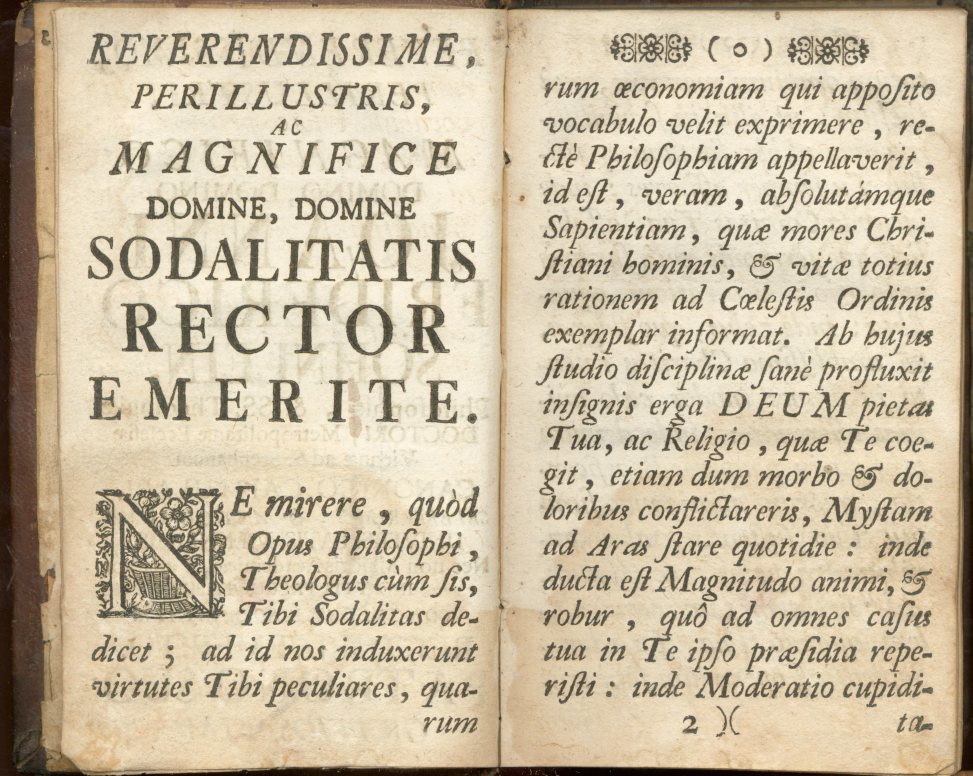
#> input picture pic2.jpg, 3889 x 3103 px (shown at 1/4 size)
$ python task-2-otsu.py
#> lines starting #> are read from the running program, lines starting #| are printed output that depends on the picture; after the words box and inside, x2 and y2 are one past the last pixel; in counts of white or black regions, pixels touching at a corner belong together
import cv2
img=cv2.imread('pic2.jpg')
#> img is the input picture: shape (3103, 3889, 3); mean B, G, R 161.6, 187.4, 201.1
# [5 lines of commented-out code are left out]
gray = cv2.cvtColor(img, cv2.COLOR_BGR2GRAY)
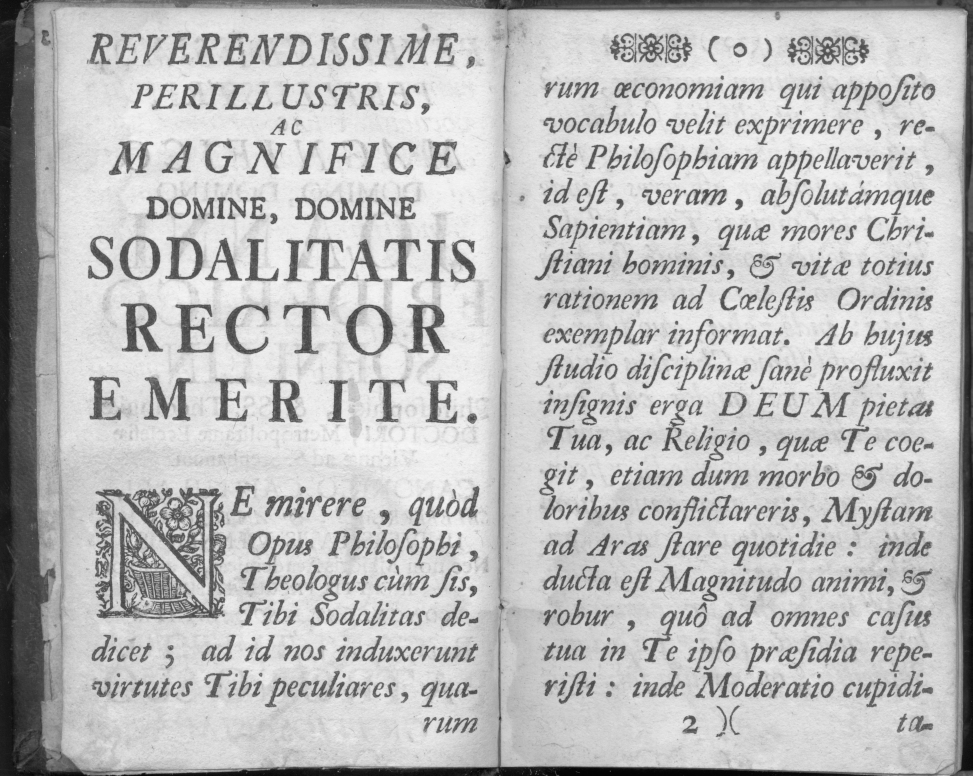
#> gray: shape (3103, 3889) (shown at 1/4 size); min 1, max 249, mean 188.6
grayshow=cv2.imshow("GrayImage", gray)
cv2.waitKey(0)
gaussian_blur=cv2.GaussianBlur(gray,(11,11),20)
cv2.imshow("GAUSSIAN BLUR",gaussian_blur)
cv2.waitKey(0)
T , otsu_thres = cv2.threshold (gaussian_blur, 45, 255, cv2.THRESH_BINARY + cv2.THRESH_OTSU)
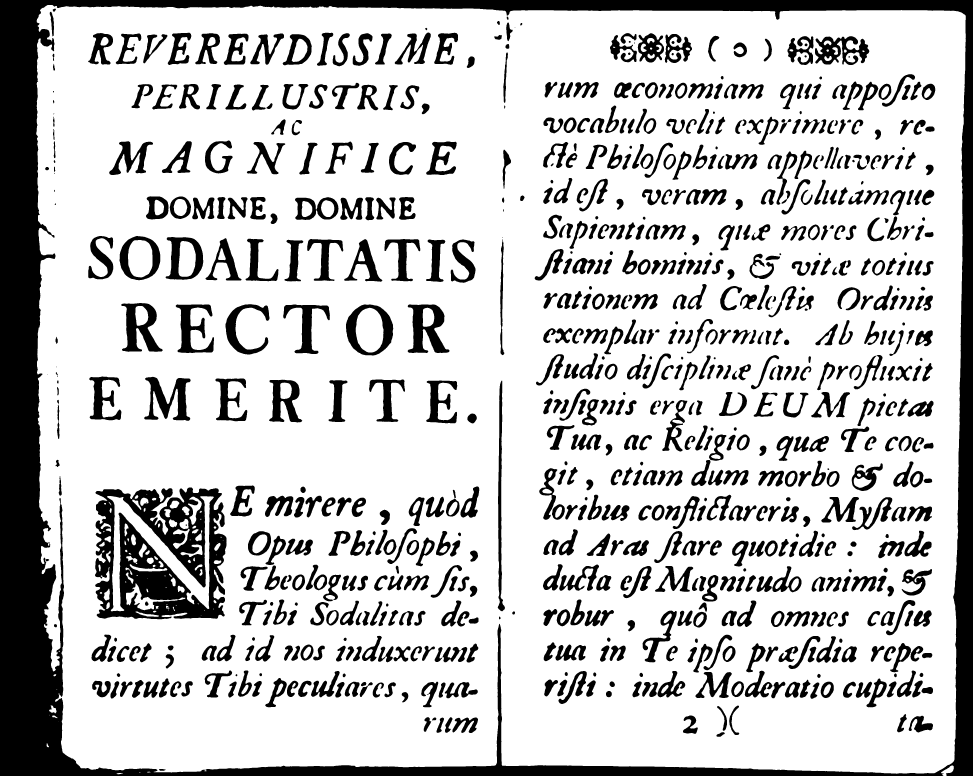
#> otsu_thres: shape (3103, 3889) (shown at 1/4 size); 78% white; 806 black regions (11 under 20 px), largest, box (x1, y1, x2, y2) and area: (0, 0, 3889, 3103) 962742, (380, 1950, 906, 2477) 166704, (1631, 1218, 1798, 1412) 16892
#> T = 158
print("The Threshold value = {}".format(T))
#| The Threshold value = 158.0
cv2.imshow("Threshold", otsu_thres )
cv2.imwrite("otsu.jpg", otsu_thres)
cv2.waitKey(0)

$ run again, with pic1.jpg copied over pic2.jpg
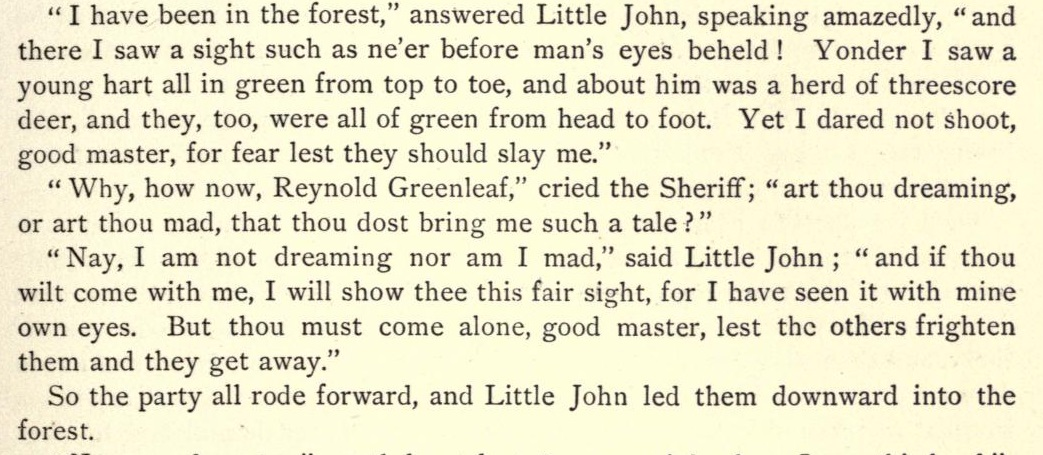
#> input picture pic1.jpg, 1043 x 455 px
#> img is the input picture: shape (455, 1043, 3); mean B, G, R 201.4, 228.7, 232.3
#> `gaussian_blur=cv2.GaussianBlur(gray,(11,11),20)`:
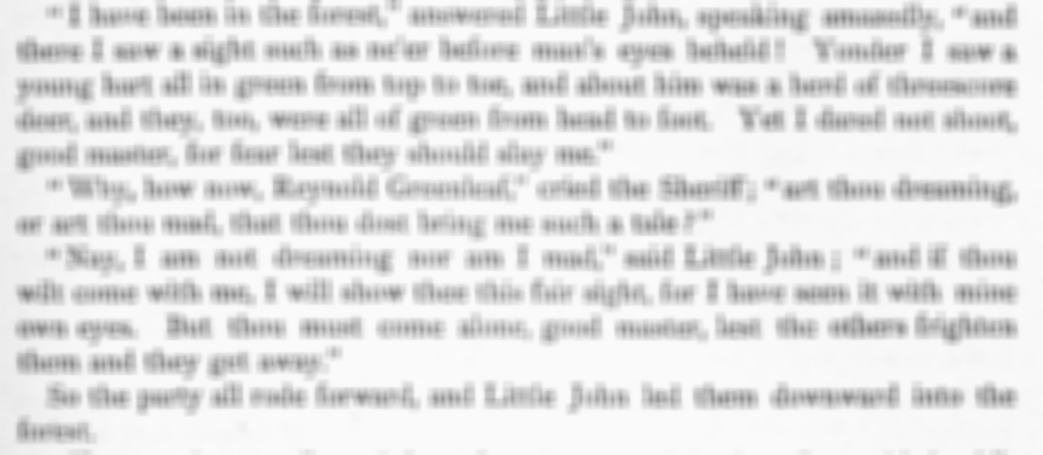
#> gaussian_blur: shape (455, 1043); min 124, max 251, mean 226.7
#> `T , otsu_thres = cv2.threshold (gaussian_blur, 45, 255, cv2.THRESH_BIN..`:
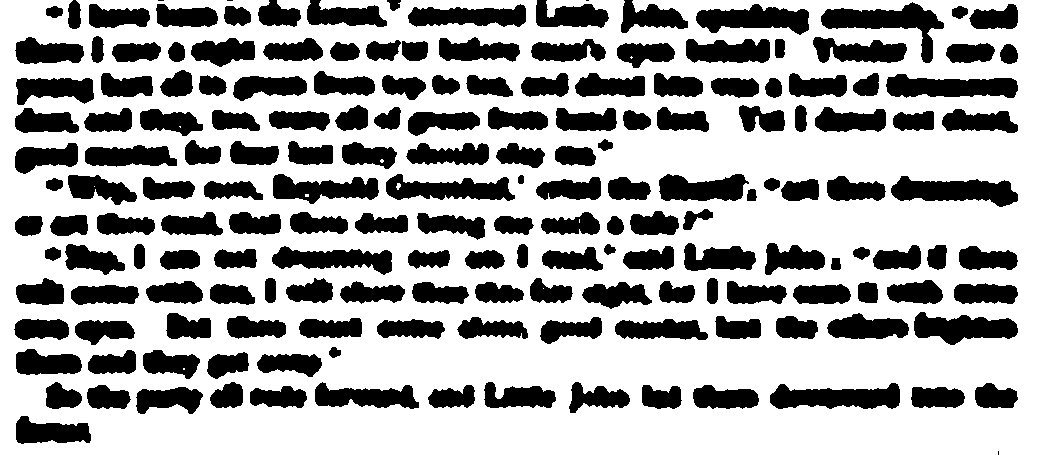
#> otsu_thres: shape (455, 1043); 66.5% white; 179 black regions (4 under 20 px), largest, box (x1, y1, x2, y2) and area: (821, 2, 944, 63) 2564, (891, 176, 1018, 207) 2422, (770, 383, 900, 409) 2355
#> T = 218
#| The Threshold value = 218.0
